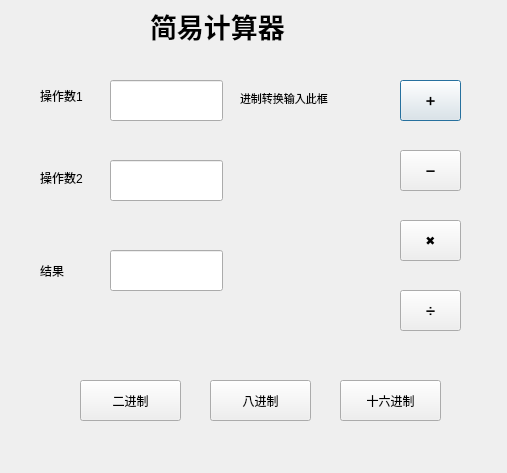
<?xml version="1.0" encoding="UTF-8"?>
<ui version="4.0">
 <class>Dialog</class>
 <widget class="QDialog" name="Dialog">
  <property name="geometry">
   <rect>
    <x>0</x>
    <y>0</y>
    <width>507</width>
    <height>473</height>
   </rect>
  </property>
  <property name="windowTitle">
   <string>Dialog</string>
  </property>
  <widget class="QLabel" name="label">
   <property name="geometry">
    <rect>
     <x>40</x>
     <y>80</y>
     <width>121</width>
     <height>31</height>
    </rect>
   </property>
   <property name="text">
    <string>操作数1</string>
   </property>
  </widget>
  <widget class="QLineEdit" name="lineEdit">
   <property name="geometry">
    <rect>
     <x>110</x>
     <y>80</y>
     <width>113</width>
     <height>41</height>
    </rect>
   </property>
  </widget>
  <widget class="QPushButton" name="pushButton">
   <property name="geometry">
    <rect>
     <x>400</x>
     <y>80</y>
     <width>61</width>
     <height>41</height>
    </rect>
   </property>
   <property name="text">
    <string>➕</string>
   </property>
  </widget>
  <widget class="QLineEdit" name="lineEdit_2">
   <property name="geometry">
    <rect>
     <x>110</x>
     <y>160</y>
     <width>113</width>
     <height>41</height>
    </rect>
   </property>
  </widget>
  <widget class="QLabel" name="label_2">
   <property name="geometry">
    <rect>
     <x>40</x>
     <y>170</y>
     <width>72</width>
     <height>15</height>
    </rect>
   </property>
   <property name="text">
    <string>操作数2</string>
   </property>
  </widget>
  <widget class="QLineEdit" name="lineEdit_3">
   <property name="geometry">
    <rect>
     <x>110</x>
     <y>250</y>
     <width>113</width>
     <height>41</height>
    </rect>
   </property>
  </widget>
  <widget class="QLabel" name="label_3">
   <property name="geometry">
    <rect>
     <x>40</x>
     <y>260</y>
     <width>51</width>
     <height>21</height>
    </rect>
   </property>
   <property name="text">
    <string>结果</string>
   </property>
  </widget>
  <widget class="QPushButton" name="pushButton_2">
   <property name="geometry">
    <rect>
     <x>400</x>
     <y>150</y>
     <width>61</width>
     <height>41</height>
    </rect>
   </property>
   <property name="text">
    <string>➖</string>
   </property>
  </widget>
  <widget class="QPushButton" name="pushButton_3">
   <property name="geometry">
    <rect>
     <x>400</x>
     <y>220</y>
     <width>61</width>
     <height>41</height>
    </rect>
   </property>
   <property name="text">
    <string>✖</string>
   </property>
  </widget>
  <widget class="QPushButton" name="pushButton_4">
   <property name="geometry">
    <rect>
     <x>400</x>
     <y>290</y>
     <width>61</width>
     <height>41</height>
    </rect>
   </property>
   <property name="text">
    <string>➗</string>
   </property>
  </widget>
  <widget class="QLabel" name="label_4">
   <property name="geometry">
    <rect>
     <x>150</x>
     <y>0</y>
     <width>191</width>
     <height>51</height>
    </rect>
   </property>
   <property name="font">
    <font>
     <family>Times New Roman</family>
     <pointsize>20</pointsize>
     <weight>75</weight>
     <bold>true</bold>
    </font>
   </property>
   <property name="text">
    <string>简易计算器</string>
   </property>
  </widget>
  <widget class="QLabel" name="label_5">
   <property name="geometry">
    <rect>
     <x>240</x>
     <y>90</y>
     <width>121</width>
     <height>16</height>
    </rect>
   </property>
   <property name="font">
    <font>
     <pointsize>8</pointsize>
    </font>
   </property>
   <property name="text">
    <string>进制转换输入此框</string>
   </property>
  </widget>
  <widget class="QPushButton" name="pushButton_5">
   <property name="geometry">
    <rect>
     <x>80</x>
     <y>380</y>
     <width>101</width>
     <height>41</height>
    </rect>
   </property>
   <property name="text">
    <string>二进制</string>
   </property>
  </widget>
  <widget class="QPushButton" name="pushButton_6">
   <property name="geometry">
    <rect>
     <x>210</x>
     <y>380</y>
     <width>101</width>
     <height>41</height>
    </rect>
   </property>
   <property name="text">
    <string>八进制</string>
   </property>
  </widget>
  <widget class="QPushButton" name="pushButton_7">
   <property name="geometry">
    <rect>
     <x>340</x>
     <y>380</y>
     <width>101</width>
     <height>41</height>
    </rect>
   </property>
   <property name="text">
    <string>十六进制</string>
   </property>
  </widget>
 </widget>
 <layoutdefault spacing="6" margin="11"/>
 <resources/>
 <connections/>
</ui>
